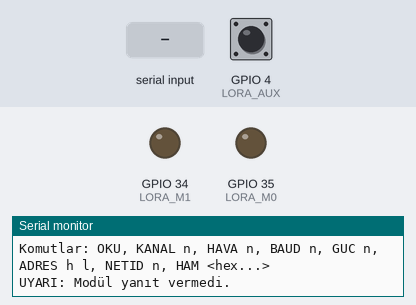
Bench run of a sketch on a simulated ESP32. On the bench: output pins drawn as LEDs (lit = HIGH), the last lines printed to the serial monitor. The inputs (shaded band) are chosen by the test bench; at power-on: GPIO 4 (LORA_AUX) HIGH.

Above: at 2.3 s.
2.4 s: "OKU 1\n" received over Serial
At 3.2 s:
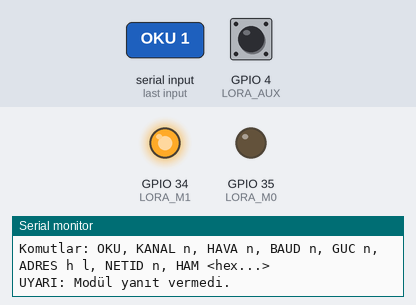
5.0 s: "HAM 1\n" received over Serial
At 6.3 s:
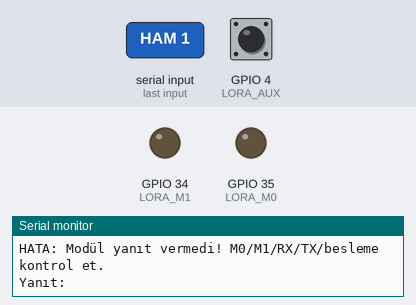
7.4 s: "KANAL 1\n" received over Serial
At 8.2 s:
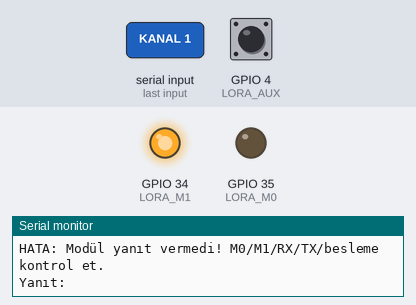
Timing chart, 0 to 10.4 s (numbered marks = the images above; inputs shaded):
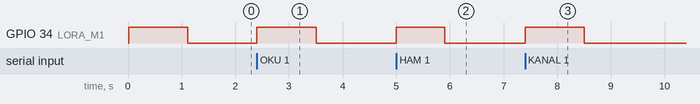

Measured:
- after the input at 2.4 s, GPIO 34 (LORA_M1): LOW → HIGH at once, → LOW 1.1 s later
- after the input at 5.0 s, GPIO 34 (LORA_M1): LOW → HIGH at once, → LOW 0.90 s later
- after the input at 7.4 s, GPIO 34 (LORA_M1): LOW → HIGH at once, → LOW 1.1 s later

The sketch:

LoRa_E22_Konfigurasyon.ino
```cpp
////////////////////////////////////
// ÜLGEN UKB - E22 LoRa KONFİGÜRASYON ARACI
// Hex yazmak yerine okunabilir komutlarla modül ayarlarını okur ve değiştirir.
// Her değiştirme komutu önce mevcut ayarı okur, sadece istenen alanı değiştirir
// ve kalıcı olarak (flash'a) yazar.
//
// Serial Monitor: 115200 baud, "Yeni satır" seçili.
// Komutlar:
//   OKU                 -> Mevcut ayarları oku ve çöz
//   KANAL 23            -> Kanal (0-80)
//   HAVA 2400           -> Hava hızı: 2400, 4800, 9600, 19200, 38400, 62500
//   BAUD 115200         -> UART hızı: 1200, 2400, 4800, 9600, 19200, 38400, 57600, 115200
//   GUC 0               -> Çıkış gücü: 0 = en yüksek, 1, 2, 3 = en düşük
//   ADRES 0 0           -> Adres (ADDH ADDL)
//   NETID 0             -> Ağ kimliği (0-255)
//   HAM C1 00 09        -> Ham hex komut gönder (ileri seviye)
//
// UYARI: Roket ve yer istasyonu modüllerinde ADRES, NETID, KANAL ve HAVA hızı AYNI olmalı.
// BAUD'u değiştirirsen UKB-Kod.ino'daki LoRaSerial.begin() hızını da değiştirmelisin.
////////////////////////////////////

HardwareSerial LoRaSerial(2);

#define LORA_RX      D4
#define LORA_TX      D5
#define LORA_M0      A7
#define LORA_M1      A6
#define LORA_AUX     D3

////////////////////////////////////
// cfg[]: [0]=komut [1]=0x00 [2]=0x09 [3]=ADDH [4]=ADDL [5]=NETID
//        [6]=REG0 [7]=REG1 [8]=REG2(kanal) [9]=REG3 [10]=CRYPT_H [11]=CRYPT_L
uint8_t cfg[12];
uint32_t normalBaud = 115200;

const uint32_t BAUD_TABLOSU[8] = {1200, 2400, 4800, 9600, 19200, 38400, 57600, 115200};
const char* HAVA_TABLOSU[8] = {"2.4k", "2.4k", "2.4k", "4.8k", "9.6k", "19.2k", "38.4k", "62.5k"};
const char* GUC_TABLOSU[4]  = {"En yüksek (30 dBm, E22-xxxT30D)", "-3 dB (27 dBm)", "-6 dB (24 dBm)", "-9 dB (21 dBm)"};

////////////////////////////////////
void auxBekle(unsigned long sure) {
  unsigned long bas = millis();
  while (digitalRead(LORA_AUX) == LOW && millis() - bas < sure);
  delay(5);
}

void konfigModunaGir() {
  digitalWrite(LORA_M0, LOW);
  digitalWrite(LORA_M1, HIGH);
  delay(50);
  auxBekle(1000);
  LoRaSerial.end();
  LoRaSerial.begin(9600, SERIAL_8N1, LORA_RX, LORA_TX);   // konfigürasyon modunda sabit 9600
  delay(50);
  while (LoRaSerial.available()) LoRaSerial.read();
}

void normalModaDon() {
  digitalWrite(LORA_M0, LOW);
  digitalWrite(LORA_M1, LOW);
  delay(50);
  auxBekle(1000);
  LoRaSerial.end();
  LoRaSerial.begin(normalBaud, SERIAL_8N1, LORA_RX, LORA_TX);
}

// n bayt gelene kadar (zaman aşımı ms) oku, kaç bayt okunduğunu döndür
int yanitOku(uint8_t *hedef, int n, unsigned long sure) {
  int say = 0;
  unsigned long bas = millis();
  while (millis() - bas < sure && say < n) {
    if (LoRaSerial.available()) hedef[say++] = LoRaSerial.read();
  }
  return say;
}

////////////////////////////////////
bool konfigOku() {
  konfigModunaGir();
  uint8_t komut[3] = {0xC1, 0x00, 0x09};
  LoRaSerial.write(komut, 3);
  int n = yanitOku(cfg, 12, 1000);
  bool ok = (n == 12 && cfg[0] == 0xC1);
  if (ok) normalBaud = BAUD_TABLOSU[(cfg[6] >> 5) & 0x07];
  normalModaDon();
  return ok;
}

bool konfigYaz() {
  uint8_t gonder[12];
  memcpy(gonder, cfg, 12);
  gonder[0] = 0xC0;                       // 0xC0 = kalıcı yaz
  gonder[1] = 0x00;
  gonder[2] = 0x09;

  konfigModunaGir();
  LoRaSerial.write(gonder, 12);
  uint8_t yanit[12];
  int n = yanitOku(yanit, 12, 1000);
  bool ok = (n >= 3 && yanit[0] == 0xC1);
  if (ok) normalBaud = BAUD_TABLOSU[(gonder[6] >> 5) & 0x07];
  normalModaDon();
  return ok;
}

////////////////////////////////////
void konfigYazdir() {
  Serial.println(F("\n---------- E22 AYARLARI ----------"));
  Serial.print(F("Ham: "));
  for (int i = 0; i < 12; i++) { if (cfg[i] < 0x10) Serial.print("0"); Serial.print(cfg[i], HEX); Serial.print(" "); }
  Serial.println();

  Serial.printf("Adres        : %u (ADDH=%u, ADDL=%u)\n", (cfg[3] << 8) | cfg[4], cfg[3], cfg[4]);
  Serial.printf("NETID        : %u\n", cfg[5]);
  Serial.printf("UART baud    : %lu\n", (unsigned long)BAUD_TABLOSU[(cfg[6] >> 5) & 0x07]);
  Serial.printf("Hava hızı    : %s bps\n", HAVA_TABLOSU[cfg[6] & 0x07]);
  Serial.printf("Çıkış gücü   : %s\n", GUC_TABLOSU[cfg[7] & 0x03]);
  Serial.printf("Kanal        : %u  (E22-400: 410.125 + kanal MHz, E22-900: 850.125 + kanal MHz)\n", cfg[8]);
  Serial.printf("RSSI baytı   : %s\n", (cfg[9] & 0x80) ? "AÇIK (pakete 1 bayt eklenir!)" : "kapalı");
  Serial.printf("İletim modu  : %s\n", (cfg[9] & 0x40) ? "Sabit noktalı" : "Şeffaf");
  Serial.println(F("----------------------------------"));
}

////////////////////////////////////
void komutIsle(String s) {
  s.trim();
  s.toUpperCase();
  if (s.length() == 0) return;

  String komut = s;
  String arg = "";
  int bosluk = s.indexOf(' ');
  if (bosluk > 0) { komut = s.substring(0, bosluk); arg = s.substring(bosluk + 1); arg.trim(); }

  if (komut == "OKU") {
    if (konfigOku()) konfigYazdir();
    else Serial.println(F("HATA: Modül yanıt vermedi! M0/M1/RX/TX/besleme kontrol et."));
    return;
  }

  if (komut == "HAM") {
    // Örnek: HAM C1 00 09
    uint8_t buf[40];
    int say = 0;
    int bas = 0;
    while (bas < (int)arg.length() && say < 40) {
      int son = arg.indexOf(' ', bas);
      if (son < 0) son = arg.length();
      buf[say++] = (uint8_t)strtol(arg.substring(bas, son).c_str(), NULL, 16);
      bas = son + 1;
    }
    konfigModunaGir();
    LoRaSerial.write(buf, say);
    uint8_t yanit[40];
    int n = yanitOku(yanit, 40, 800);
    normalModaDon();
    Serial.print(F("Yanıt: "));
    for (int i = 0; i < n; i++) { if (yanit[i] < 0x10) Serial.print("0"); Serial.print(yanit[i], HEX); Serial.print(" "); }
    Serial.println();
    return;
  }

  // Aşağıdakiler: önce oku, alanı değiştir, yaz, tekrar oku ve doğrula
  if (!konfigOku()) { Serial.println(F("HATA: Mevcut ayar okunamadı, değişiklik yapılmadı.")); return; }

  if (komut == "KANAL") {
    int k = arg.toInt();
    if (k < 0 || k > 80) { Serial.println(F("Kanal 0-80 arasında olmalı.")); return; }
    cfg[8] = k;
  } else if (komut == "HAVA") {
    int h = arg.toInt();
    uint8_t kod;
    if      (h == 2400)  kod = 2;
    else if (h == 4800)  kod = 3;
    else if (h == 9600)  kod = 4;
    else if (h == 19200) kod = 5;
    else if (h == 38400) kod = 6;
    else if (h == 62500) kod = 7;
    else { Serial.println(F("Geçersiz hava hızı. 2400/4800/9600/19200/38400/62500")); return; }
    cfg[6] = (cfg[6] & 0xF8) | kod;
  } else if (komut == "BAUD") {
    uint32_t b = arg.toInt();
    int kod = -1;
    for (int i = 0; i < 8; i++) if (BAUD_TABLOSU[i] == b) kod = i;
    if (kod < 0) { Serial.println(F("Geçersiz baud.")); return; }
    cfg[6] = (cfg[6] & 0x1F) | (kod << 5);
  } else if (komut == "GUC") {
    int g = arg.toInt();
    if (g < 0 || g > 3) { Serial.println(F("Güç 0-3 arasında olmalı.")); return; }
    cfg[7] = (cfg[7] & 0xFC) | g;
  } else if (komut == "ADRES") {
    int bosluk2 = arg.indexOf(' ');
    if (bosluk2 < 0) { Serial.println(F("Kullanım: ADRES <ADDH> <ADDL>")); return; }
    cfg[3] = arg.substring(0, bosluk2).toInt();
    cfg[4] = arg.substring(bosluk2 + 1).toInt();
  } else if (komut == "NETID") {
    cfg[5] = arg.toInt();
  } else {
    Serial.println(F("Bilinmeyen komut. OKU / KANAL / HAVA / BAUD / GUC / ADRES / NETID / HAM"));
    return;
  }

  if (!konfigYaz()) { Serial.println(F("HATA: Yazma başarısız!")); return; }
  Serial.println(F("Yazıldı. Doğrulamak için tekrar okunuyor..."));
  delay(100);
  if (konfigOku()) konfigYazdir();
  else Serial.println(F("UYARI: Doğrulama okunamadı."));
}

////////////////////////////////////
String usbSatir = "";

void setup() {
  Serial.begin(115200);
  unsigned long bekle = millis();
  while (!Serial && millis() - bekle < 3000);

  pinMode(LORA_M0, OUTPUT); digitalWrite(LORA_M0, LOW);
  pinMode(LORA_M1, OUTPUT); digitalWrite(LORA_M1, LOW);
  pinMode(LORA_AUX, INPUT);

  auxBekle(3000);
  LoRaSerial.begin(normalBaud, SERIAL_8N1, LORA_RX, LORA_TX);

  Serial.println(F("ÜLGEN UKB - E22 LoRa KONFİGÜRASYON ARACI"));
  Serial.println(F("Komutlar: OKU, KANAL n, HAVA n, BAUD n, GUC n, ADRES h l, NETID n, HAM <hex...>"));
  if (konfigOku()) konfigYazdir();
  else Serial.println(F("UYARI: Modül yanıt vermedi."));
}

void loop() {
  while (Serial.available()) {
    char c = Serial.read();
    if (c == '\n' || c == '\r') {
      if (usbSatir.length() > 0) { komutIsle(usbSatir); usbSatir = ""; }
    } else {
      usbSatir += c;
    }
  }
}
```
